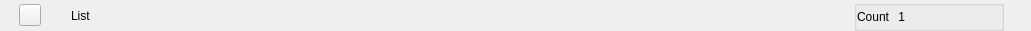
<?xml version="1.0" encoding="UTF-8"?>
<ui version="4.0">
 <class>C_SyvDaPeUpdateModeNodeHeader</class>
 <widget class="QWidget" name="C_SyvDaPeUpdateModeNodeHeader">
  <property name="geometry">
   <rect>
    <x>0</x>
    <y>0</y>
    <width>1031</width>
    <height>29</height>
   </rect>
  </property>
  <property name="windowTitle">
   <string>Form</string>
  </property>
  <layout class="QVBoxLayout" name="verticalLayout">
   <property name="spacing">
    <number>0</number>
   </property>
   <property name="leftMargin">
    <number>19</number>
   </property>
   <property name="topMargin">
    <number>0</number>
   </property>
   <property name="rightMargin">
    <number>27</number>
   </property>
   <property name="bottomMargin">
    <number>0</number>
   </property>
   <item>
    <layout class="QHBoxLayout" name="pc_TopHorizontalLayout" stretch="0,0,1,0">
     <property name="spacing">
      <number>30</number>
     </property>
     <item>
      <widget class="stw::opensyde_gui_elements::C_OgePubIconOnly" name="pc_PushButtonExpand">
       <property name="minimumSize">
        <size>
         <width>22</width>
         <height>22</height>
        </size>
       </property>
       <property name="maximumSize">
        <size>
         <width>22</width>
         <height>22</height>
        </size>
       </property>
       <property name="text">
        <string/>
       </property>
       <property name="checkable">
        <bool>true</bool>
       </property>
      </widget>
     </item>
     <item>
      <widget class="QLabel" name="pc_LabelListName">
     <property name="styleRole" stdset="0">
      <string>list-header-heading</string>
     </property>
       <property name="text">
        <string>List</string>
       </property>
      </widget>
     </item>
     <item>
      <spacer name="horizontalSpacer_12">
       <property name="orientation">
        <enum>Qt::Horizontal</enum>
       </property>
       <property name="sizeHint" stdset="0">
        <size>
         <width>40</width>
         <height>20</height>
        </size>
       </property>
      </spacer>
     </item>
     <item>
      <widget class="QGroupBox" name="groupBox">
       <property name="styleRole" stdset="0">
        <string>transparent</string>
       </property>
       <property name="minimumSize">
        <size>
         <width>150</width>
         <height>0</height>
        </size>
       </property>
       <property name="title">
        <string/>
       </property>
       <layout class="QHBoxLayout" name="horizontalLayout_10" stretch="0,0,1">
        <property name="spacing">
         <number>6</number>
        </property>
        <property name="leftMargin">
         <number>0</number>
        </property>
        <property name="topMargin">
         <number>0</number>
        </property>
        <property name="rightMargin">
         <number>0</number>
        </property>
        <property name="bottomMargin">
         <number>0</number>
        </property>
        <item>
         <widget class="stw::opensyde_gui_elements::C_OgeLabToolTipBase" name="pc_LabelCount">
          <property name="styleRole" stdset="0">
           <string>com-list-header</string>
          </property>
          <property name="text">
           <string>Count</string>
          </property>
         </widget>
        </item>
        <item>
         <widget class="stw::opensyde_gui_elements::C_OgeLabToolTipBase" name="pc_LabelCountNumber">
          <property name="styleRole" stdset="0">
           <string>com-list-header</string>
          </property>
          <property name="text">
           <string>1</string>
          </property>
          <property name="alignment">
           <set>Qt::AlignRight|Qt::AlignTrailing|Qt::AlignVCenter</set>
          </property>
         </widget>
        </item>
        <item>
         <spacer name="horizontalSpacer_13">
          <property name="orientation">
           <enum>Qt::Horizontal</enum>
          </property>
          <property name="sizeType">
           <enum>QSizePolicy::Fixed</enum>
          </property>
          <property name="sizeHint" stdset="0">
           <size>
            <width>96</width>
            <height>20</height>
           </size>
          </property>
         </spacer>
        </item>
       </layout>
      </widget>
     </item>
    </layout>
   </item>
  </layout>
 </widget>
 <customwidgets>
  <customwidget>
   <class>stw::opensyde_gui_elements::C_OgePubIconOnly</class>
   <extends>QPushButton</extends>
   <header>C_OgePubIconOnly.hpp</header>
  </customwidget>
  <customwidget>
   <class>stw::opensyde_gui_elements::C_OgeLabToolTipBase</class>
   <extends>QLabel</extends>
   <header>C_OgeLabToolTipBase.hpp</header>
  </customwidget>
 </customwidgets>
 <resources/>
 <connections/>
</ui>
